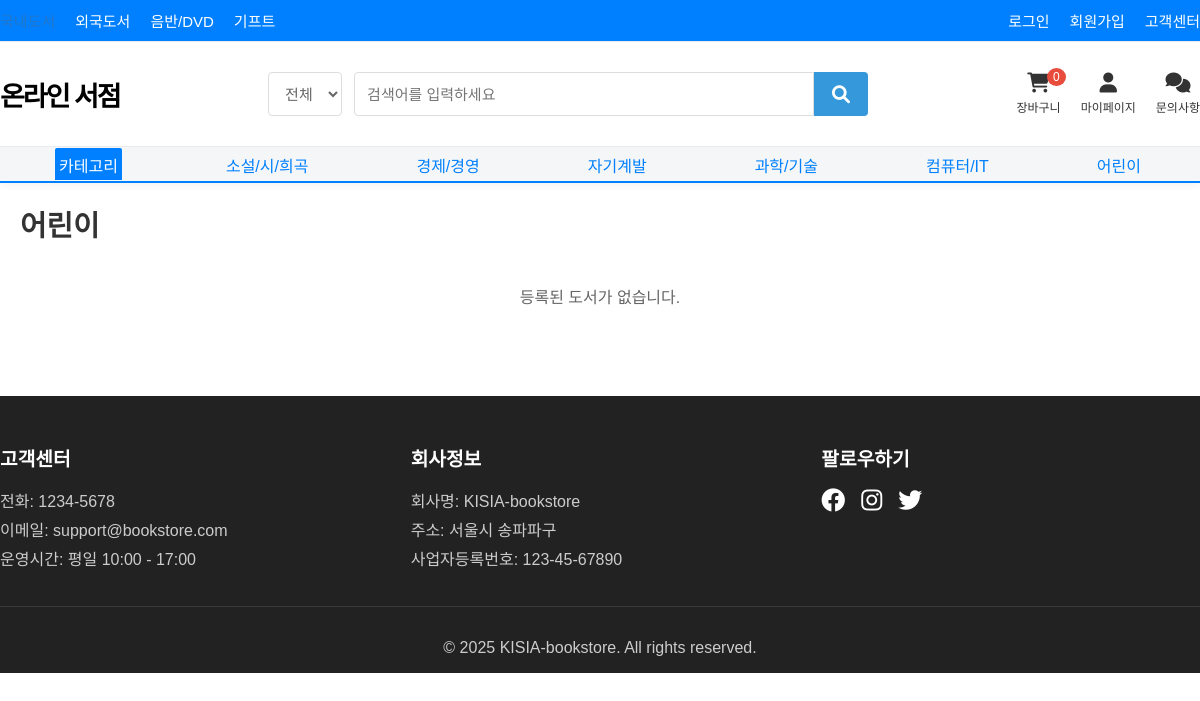
The app's page /category/children.php, older data.
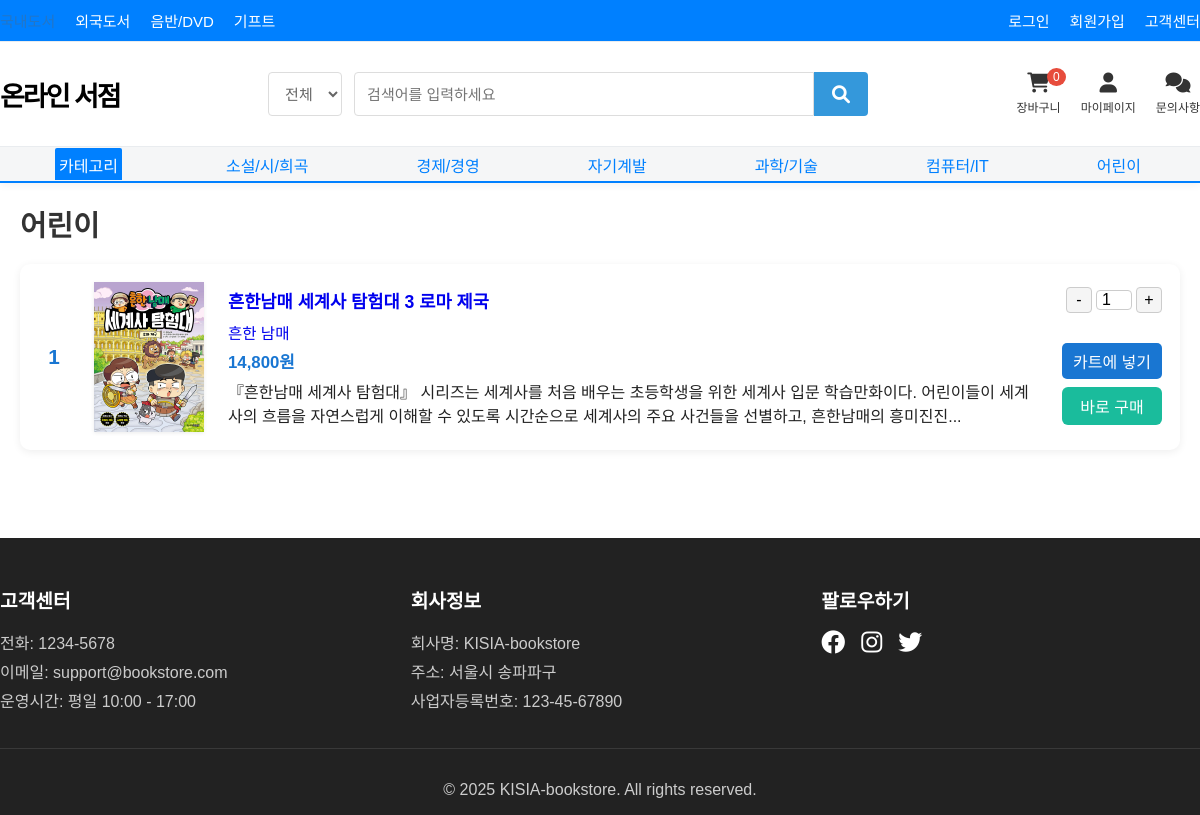
The same page, newer data.
### tables this page shows
CREATE TABLE books (
    id VARCHAR(50) NOT NULL PRIMARY KEY,
    title VARCHAR(255) NOT NULL,
    author VARCHAR(100) NOT NULL,
    price DECIMAL(10,2) NOT NULL,
    category VARCHAR(100),
    description TEXT,
    image_path VARCHAR(255),
    additional_image_path VARCHAR(255),
    created_at TIMESTAMP DEFAULT CURRENT_TIMESTAMP
);

### category/children.php (the view, shortened to what this page needs)
<?php
require_once '../header.php';
$stmt = $conn->prepare("SELECT id, title, author, price, description, image_path FROM books WHERE category = ?");
$category = 'children';
$stmt->bind_param("s", $category);
$stmt->execute();
$result = $stmt->get_result();
?>
<!DOCTYPE html>
<html lang="ko">
<head>
  <link rel="stylesheet" href="../css/style.css">
  <link rel="stylesheet" href="../css/header.css">
  <link rel="stylesheet" href="../css/category.css">
  <link rel="stylesheet" href="https://cdnjs.cloudflare.com/ajax/libs/font-awesome/6.0.0/css/all.min.css">
</head>
<body>
<div class="category-container">
  <div class="category-content">
    <h1>어린이</h1>
    <div class="book-list">
      <?php if ($result->num_rows > 0): ?>
        <?php $num = 1; ?>
        <?php while ($book = $result->fetch_assoc()): ?>
          <div class="book-row">
            <div class="book-number"><?= $num++ ?></div>
            <div class="book-thumb">
              <a href="book_detail.php?id=<?= urlencode($book['id']) ?>">
                <img src="../<?= htmlspecialchars($book['image_path']) ?>" alt="<?= htmlspecialchars($book['title']) ?>">
              </a>
            </div>
            <div class="book-info">
              <div class="book-title">
                <a href="book_detail.php?id=<?= urlencode($book['id']) ?>"><?= htmlspecialchars($book['title']) ?></a>
              </div>
              <div class="book-meta">
                <a href="book_detail.php?id=<?= urlencode($book['id']) ?>"><?= htmlspecialchars($book['author']) ?></a>
              </div>
              <div class="book-price"><?= number_format((int)$book['price']) ?>원</div>
              <div class="book-desc">
                <?= htmlspecialchars(mb_strimwidth(strip_tags($book['description']), 0, 220, '...')) ?>
              </div>
            </div>
            <form method="POST" class="book-action-form" action="../cart.php">
              <div class="book-actions">
                <div class="qty-control">
                  <button type="button" onclick="updateQuantity(this, -1)">-</button>
                  <input type="number" class="quantity-display" value="1" min="1" readonly>
                  <button type="button" onclick="updateQuantity(this, 1)">+</button>
                </div>
                <button type="submit" class="cart-btn">카트에 넣기</button>
                <button type="submit" class="buy-btn" name="buy_now" value="1">바로 구매</button>
              </div>
            </form>
          </div>
        <?php endwhile; ?>
      <?php else: ?>
        <p class="no-books">등록된 도서가 없습니다.</p>
      <?php endif; ?>
    </div>
  </div>
</div>
<?php require_once '../footer.php'; ?>
</body>
</html>

### header.php (shortened to what this page needs)
<?php
$user_id = $_SESSION['user_id'] ?? null;
$user_name = '';
$cart_count = 0;
?>
<header>
    <div class="top-header">
        <div class="container">
            <div class="top-links">
                <div class="left-links">
                    <a href="/index.php" class="active">국내도서</a>
                    <a href="#" onclick="alert('준비중입니다'); return false;">외국도서</a>
                    <a href="#" onclick="alert('준비중입니다'); return false;">음반/DVD</a>
                    <a href="#" onclick="alert('준비중입니다'); return false;">기프트</a>
                </div>
                <div class="right-links">
                    <?php if (!empty($user_id)): ?>
                        <span class="welcome-text"><?= htmlspecialchars($user_name, ENT_QUOTES, 'UTF-8') ?>님 환영합니다!</span>
                        <a href="/logout.php">로그아웃</a>
                    <?php else: ?>
                        <a href="/login.php">로그인</a>
                        <a href="/signup.php">회원가입</a>
                    <?php endif; ?>
                    <a href="#" onclick="alert('준비중입니다'); return false;">고객센터</a>
                </div>
            </div>
        </div>
    </div>
    <nav>
        <div class="container">
            <div class="nav-wrapper">
                <div class="logo">
                    <a href="/index.php"><h1>온라인 서점</h1></a>
                </div>
                <div class="search-box">
                    <select class="search-category">
                        <option value="all">전체</option>
                    </select>
                    <form action="/search.php" method="POST">
                        <input type="text" placeholder="검색어를 입력하세요" name="search_query" value="<?= htmlspecialchars($_GET['search_query'] ?? '', ENT_QUOTES, 'UTF-8') ?>">
                        <button type="submit"><i class="fas fa-search"></i></button>
                    </form>
                </div>
                <div class="nav-right">
                <a href="/cart.php" class="nav-icon-link">
                    <i class="fas fa-shopping-cart"></i>
                    <?php if ($cart_count > 0): ?>
                        <span class="cart-count"><?= $cart_count ?></span>
                    <?php else: ?>
                        <span class="cart-count">0</span>
                    <?php endif; ?>
                    <span class="nav-text">장바구니</span>
                </a>
                    <a href="/mypage.php" class="nav-icon-link">
                        <i class="fas fa-user"></i>
                        <span class="nav-text">마이페이지</span>
                    </a>
                    <a href="/board.php" class="nav-icon-link">
                        <i class="fas fa-comments"></i>
                        <span class="nav-text">문의사항</span>
                    </a>
                </div>
            </div>
            <div class="category-menu">
                <ul class="main-categories">
                    <li><a href="#" class="category-active">카테고리</a></li>
                    <li><a href="/category/novel.php">소설/시/희곡</a></li>
                    <li><a href="/category/economy.php">경제/경영</a></li>
                    <li><a href="/category/self_improvement.php">자기계발</a></li>
                    <li><a href="/category/science.php">과학/기술</a></li>
                    <li><a href="/category/computer_it.php">컴퓨터/IT</a></li>
                    <li><a href="/category/children.php">어린이</a></li>
                </ul>
            </div>
        </div>
    </nav>
</header>

### footer.php
<footer>
        <div class="container">
            <div class="footer-content">
                <div class="footer-section">
                    <h3>고객센터</h3>
                    <p>전화: 1234-5678</p>
                    <p>이메일: support@bookstore.com</p>
                    <p>운영시간: 평일 10:00 - 17:00</p>
                </div>
                <div class="footer-section">
                    <h3>회사정보</h3>
                    <p>회사명: KISIA-bookstore</p>
                    <p>주소: 서울시 송파파구</p>
                    <p>사업자등록번호: 123-45-67890</p>
                </div>
                <div class="footer-section">
                    <h3>팔로우하기</h3>
                    <div class="social-links">
                        <a href="#"><i class="fab fa-facebook"></i></a>
                        <a href="#"><i class="fab fa-instagram"></i></a>
                        <a href="#"><i class="fab fa-twitter"></i></a>
                    </div>
                </div>
            </div>
            <div class="footer-bottom">
                <p>&copy; 2025 KISIA-bookstore. All rights reserved.</p>
            </div>
        </div>
    </footer>

### css/style.css (style rules this page uses)
* { margin: 0; padding: 0; box-sizing: border-box; }
:root { --primary-color: #2376c7; --secondary-color: #222; --accent-color: #f7b500; --background-color: #ffffff; --text-color: #222; --border-color: #e5e5e5; --shadow: 0 2px 8px rgba(0,0,0,0.06); --transition: all 0.2s; }
body { font-family: 'Noto Sans KR', 'Malgun Gothic', Arial, sans-serif; background: var(--background-color); color: var(--text-color); min-height: 100vh; }
.container { max-width: 1200px; margin: 0 auto; padding: 0; }
.top-header { background: #f5f7fa; border-bottom: 1px solid var(--border-color); font-size: 0.95rem; }
.top-links { display: flex; justify-content: space-between; padding: 0.5rem 0; }
.left-links, .right-links { display: flex; gap: 1.5rem; }
.top-links a { color: #666; text-decoration: none; transition: var(--transition); }
.top-links a:hover, .top-links a.active { color: var(--primary-color); }
header { background: #fff; box-shadow: var(--shadow); position: sticky; top: 0; z-index: 100; }
.nav-wrapper { display: flex; align-items: center; justify-content: space-between; padding: 1.2rem 0; gap: 1rem; }
.logo h1 { font-size: 2.2rem; color: var(--primary-color); font-weight: 900; letter-spacing: -2px; }
.search-box { display: flex; align-items: center; width: 100%; max-width: 600px; margin: 0 2rem; }
.search-category { padding: 0.9rem 1rem; border: 2px solid var(--primary-color); border-radius: 4px 0 0 4px; font-size: 1rem; outline: none; background: #fff; color: #666; }
.search-box input { width: 100%; padding: 0.9rem 1.2rem; border: 2px solid var(--primary-color); border-left: none; font-size: 1.15rem; outline: none; transition: var(--transition); }
.search-box button { padding: 0.9rem 1.5rem; background: var(--primary-color); color: #fff; border: none; border-radius: 0 4px 4px 0; font-size: 1.1rem; cursor: pointer; transition: var(--transition); }
.nav-right { display: flex; gap: 1.5rem; align-items: center; }
.nav-icon-link { display: flex; flex-direction: column; align-items: center; color: var(--secondary-color); text-decoration: none; font-size: 1.2rem; position: relative; transition: var(--transition); }
.nav-icon-link i { font-size: 1.5rem; margin-bottom: 0.3rem; }
.nav-text { font-size: 0.85rem; font-weight: 500; }
.cart-count { position: absolute; top: -8px; right: -8px; background: var(--accent-color); color: white; font-size: 0.8rem; padding: 0.2rem 0.5rem; border-radius: 10px; }
.category-menu { border-top: 1px solid var(--border-color); padding: 1rem 0; }
.main-categories { display: flex; justify-content: space-between; list-style: none; gap: 1rem; }
.main-categories a { color: var(--secondary-color); text-decoration: none; font-size: 1rem; font-weight: 500; transition: var(--transition); }
.book-info { text-align: left; }
.cart-btn { width: 100%; padding: 0.8rem; background: var(--primary-color); color: white; border: none; border-radius: 4px; font-size: 1rem; font-weight: 500; cursor: pointer; transition: var(--transition); margin-top: 1rem; }
footer { background-color: var(--secondary-color); color: white; padding: 3rem 0 1rem; margin-top: 3rem; }
.footer-content { display: grid; grid-template-columns: repeat(auto-fit, minmax(250px, 1fr)); gap: 2rem; }
.footer-section h3 { font-size: 1.2rem; margin-bottom: 1rem; }
.footer-section p { color: #ccc; line-height: 1.8; }
.social-links { display: flex; gap: 1rem; margin-top: 1rem; }
.social-links a { color: white; font-size: 1.5rem; transition: var(--transition); }
.footer-bottom { text-align: center; padding-top: 2rem; margin-top: 2rem; border-top: 1px solid rgba(255,255,255,0.1); }
.footer-bottom p { color: #ccc; }

Row changes from the older to the newer data that the page shows:
added books: image_path (picture), title "흔한남매 세계사 탐험대 3 로마 제국", author "흔한 남매", price "14,800", description "『흔한남매 세계사 탐험대』 시리즈는 세계사를 처음 배우는 초등학생을 위한 세계사 입문 학습만화이다. 어린이들이 세계사의 흐름을 자연스럽게 이해할 수 있도록 시간순으로 세계사의 주요 사건들을 선별하고, 흔한남매의 흥미진진..."
Text that changed along with them:
text no longer shown: "등록된 도서가 없습니다."
